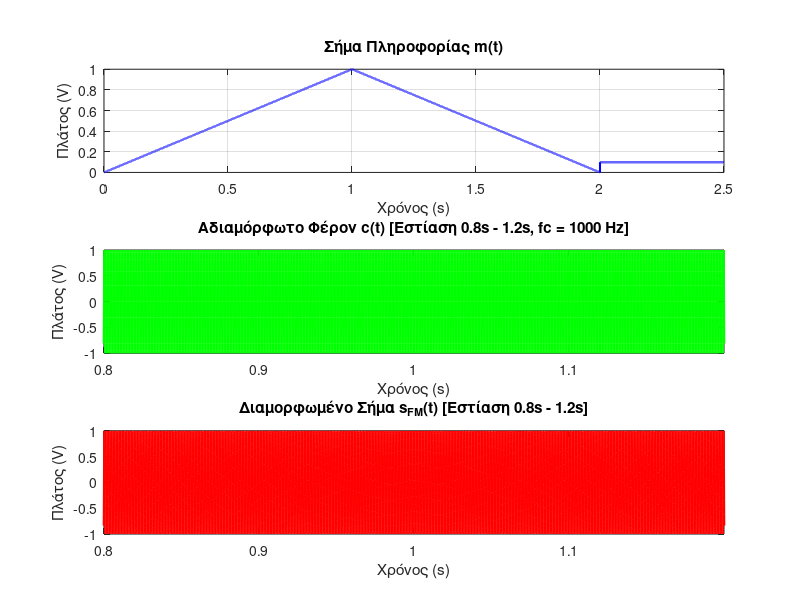
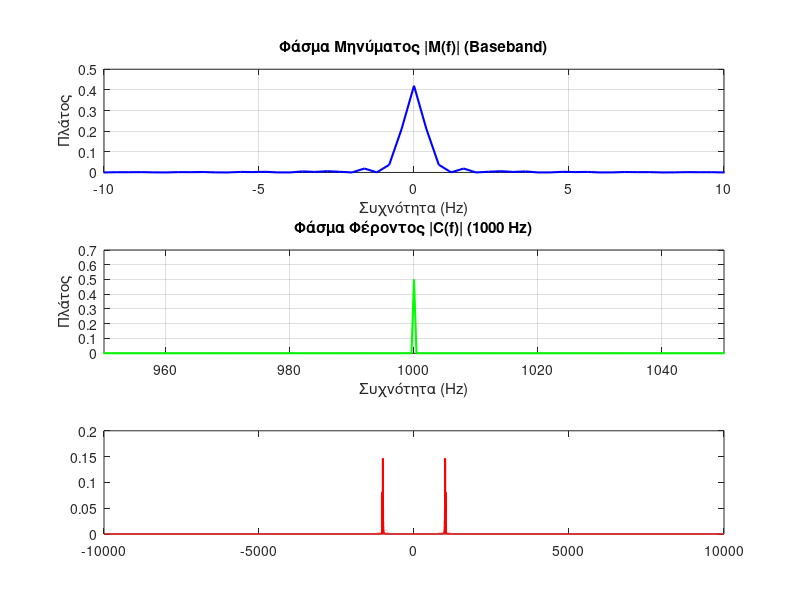

Here is the MATLAB script that generated these plots, in order: (Note: this script raises an error after producing the figures.)

%  FM Modulation & Carson's Rule

clear; clc; close all;

% 1. Παράμετροι & Σήμα Πληροφορίας
fs = 20000;                     % Συχνότητα δειγματοληψίας 20 kHz
t = (0 : 1/fs : 2.5 - 1/fs)';   % Χρονικός άξονας [0, 2.5) s
N = length(t);

% Σήμα πληροφορίας m(t)
m = 0.1 * ones(size(t));
idx_up   = (t >= 0.0 & t < 1.0);
idx_down = (t >= 1.0 & t < 2.0);
m(idx_up)   = t(idx_up);
m(idx_down) = -t(idx_down) + 2.0;

% 2. FM Διαμόρφωση & Υπολογισμοί Carson
fc = 1000;                      % Συχνότητα φέροντος 1000 Hz
kf = 25;                        % Σταθερά απόκλισης 25 Hz/V
Ac = 1.0;

% Ολοκλήρωμα του σήματος μηνύματος για τη στιγμιαία φάση
int_m = cumtrapz(t, m);
s_fm = Ac * cos(2 * pi * fc * t + 2 * pi * kf * int_m);
c = Ac * cos(2 * pi * fc * t);

% Θεωρητικοί υπολογισμοί
delta_f = kf * max(abs(m));     % Μέγιστη απόκλιση συχνότητας: 25 Hz
B_m = 1.0;                      % Πρακτικό εύρος ζώνης μηνύματος: 1 Hz
beta = delta_f / B_m;           % Δείκτης διαμόρφωσης: 25
B_carson = 2 * (delta_f + B_m); % Εύρος Carson: 52 Hz

% 3. Φάσματα FFT
f = (-N/2 : N/2 - 1)' * (fs / N);
M_f  = fftshift(fft(m)) / N;
C_f  = fftshift(fft(c)) / N;
SFM_f = fftshift(fft(s_fm)) / N;

% 4. Γραφήματα Πεδίου Χρόνου
figure('Name', 'FM Time Domain Waveforms', 'Color', 'w', 'Position', [100, 100, 950, 750]);

subplot(3, 1, 1);
plot(t, m, 'b', 'LineWidth', 1.5);
title('Σήμα Πληροφορίας m(t)');
xlabel('Χρόνος (s)'); ylabel('Πλάτος (V)'); grid on;

subplot(3, 1, 2);
plot(t, c, 'g', 'LineWidth', 1.0);
title('Αδιαμόρφωτο Φέρον c(t) [Εστίαση 0.8s - 1.2s, fc = 1000 Hz]');
xlabel('Χρόνος (s)'); ylabel('Πλάτος (V)');
xlim([0.8, 1.2]); grid on;

subplot(3, 1, 3);
plot(t, s_fm, 'r', 'LineWidth', 1.0);
title('Διαμορφωμένο Σήμα s_{FM}(t) [Εστίαση 0.8s - 1.2s]');
xlabel('Χρόνος (s)'); ylabel('Πλάτος (V)');
xlim([0.8, 1.2]); grid on;

% 5. Γραφήματα Πεδίου Συχνότητας & Κανόνας Carson
figure('Name', 'FM Frequency Spectra & Carson Rule', 'Color', 'w', 'Position', [150, 150, 950, 750]);

subplot(3, 1, 1);
plot(f, abs(M_f), 'b', 'LineWidth', 1.5);
title('Φάσμα Μηνύματος |M(f)| (Baseband)');
xlabel('Συχνότητα (Hz)'); ylabel('Πλάτος');
xlim([-10, 10]); grid on;

subplot(3, 1, 2);
plot(f, abs(C_f), 'g', 'LineWidth', 1.5);
title('Φάσμα Φέροντος |C(f)| (1000 Hz)');
xlabel('Συχνότητα (Hz)'); ylabel('Πλάτος');
xlim([950, 1050]); grid on;

subplot(3, 1, 3);
plot(f, abs(SFM_f), 'r', 'LineWidth', 1.5); hold on;
xline(fc - B_carson/2, 'k--', 'LineWidth', 1.5, 'DisplayName', 'Όρια Carson (±26 Hz)');
xline(fc + B_carson/2, 'k--', 'LineWidth', 1.5);
title(sprintf('Φάσμα FM |S_{FM}(f)| & Εύρος Carson (B_{FM} \\approx %.1f Hz)', B_carson));
xlabel('Συχνότητα (Hz)'); ylabel('Πλάτος');
xlim([950, 1050]); legend; grid on;
